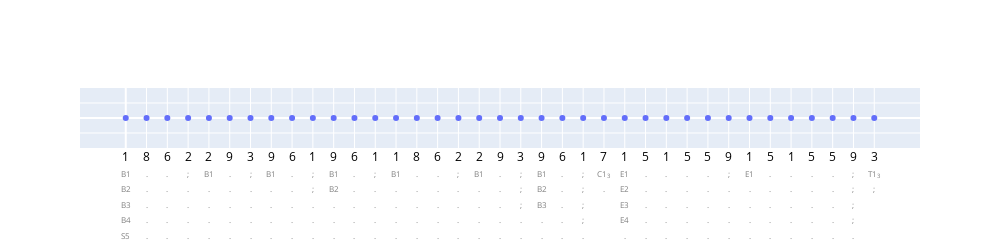
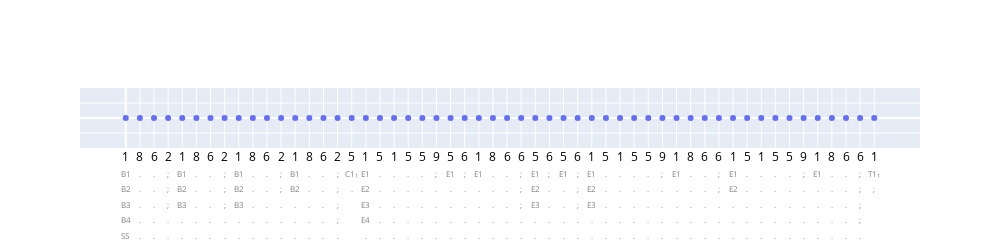
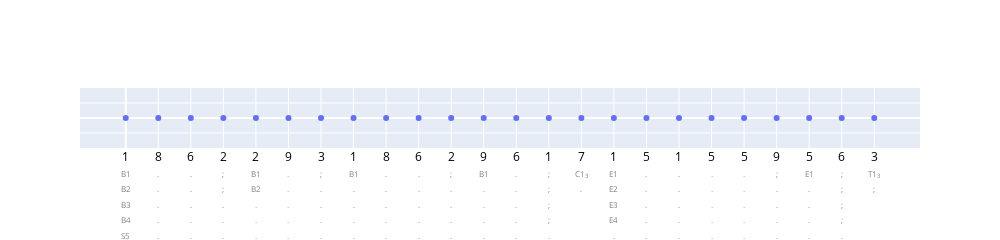
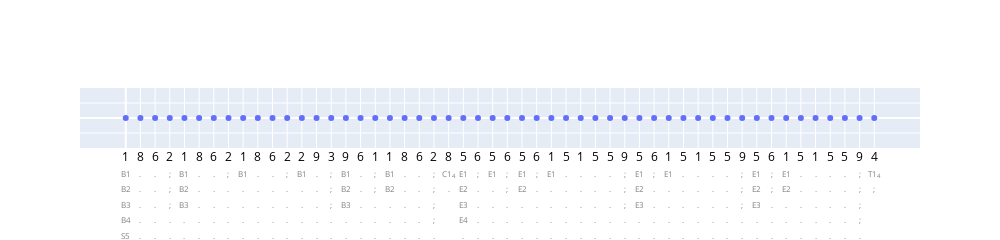

The code cell stored with these charts, in order, in its notebook:
### Code cell
os.system("mkdir -p ../read_output/figures/sentence_annotated")
for i in range(min(10, len(sequences))):
    print(sequences[i])
    if show_image:
        if i <= 5:
            fig = plot_nonterminal_map(list(sequences[i]), 
                                    sequence_to_non_terminal_applied_position_map[sequences[i]], 
                                    # is_hierarchy=grammar_name in grammar_details_dict
                                    # is_hierarchy=False
                                    is_hierarchy=True
                                    )
            fig.show()
            store_filename = f"../read_output/figures/sentence_annotated/{grammar_name}_annotated_sentence_{i}.pdf"
            fig.write_image(store_filename)
            time.sleep(2)
            fig.write_image(store_filename)

meta_data = {
    "non_terminal_applied_position_map": sequence_to_non_terminal_applied_position_map,
    "sequence_freq": sequence_freq,
    "sequence_prob_dict": sequence_prob_dict
}
sequences = sorted(sequences, key=lambda x: len(x[0]))

### Figure 1 — Plotly figure (JSON) as saved in the notebook; plotly's stock layout.template omitted (floating-point values rounded to 4 significant figures)
{"data": [{"mode": "markers", "type": "scatter", "x": [0, 1, 2, 3, 4, 5, 6, 7, 8, 9, 10, 11, 12, 13, 14, 15, 16, 17, 18, 19, 20, 21, 22, 23, 24, 25, 26, 27, 28, 29, 30, 31, 32, 33, 34, 35, 36], "y": [0, 0, 0, 0, 0, 0, 0, 0, 0, 0, 0, 0, 0, 0, 0, 0, 0, 0, 0, 0, 0, 0, 0, 0, 0, 0, 0, 0, 0, 0, 0, 0, 0, 0, 0, 0, 0]}], "layout": {"height": 200, "title": {"font": {"size": 16}}, "width": 1000, "xaxis": {"tickangle": 0, "ticktext": ["<span style='color:#000000'>1</span><span style='color:#808080; font-size:0.7em'><br>B1<br>B2<br>B3<br>B4<br>S5</span>", "<span style='color:#000000'>8</span><span style='color:#808080; font-size:0.7em'><br>.<br>.<br>.<br>.<br>.</span>", "<span style='color:#000000'>6</span><span style='color:#808080; font-size:0.7em'><br>.<br>.<br>.<br>.<br>.</span>", "<span style='color:#000000'>2</span><span style='color:#808080; font-size:0.7em'><br>;<br>.<br>.<br>.<br>.</span>", "<span style='color:#000000'>2</span><span style='color:#808080; font-size:0.7em'><br>B1<br>.<br>.<br>.<br>.</span>", "<span style='color:#000000'>9</span><span style='color:#808080; font-size:0.7em'><br>.<br>.<br>.<br>.<br>.</span>", "<span style='color:#000000'>3</span><span style='color:#808080; font-size:0.7em'><br>;<br>.<br>.<br>.<br>.</span>", "<span style='color:#000000'>9</span><span style='color:#808080; font-size:0.7em'><br>B1<br>.<br>.<br>.<br>.</span>", "<span style='color:#000000'>6</span><span style='color:#808080; font-size:0.7em'><br>.<br>.<br>.<br>.<br>.</span>", "<span style='color:#000000'>1</span><span style='color:#808080; font-size:0.7em'><br>;<br>;<br>.<br>.<br>.</span>", "<span style='color:#000000'>9</span><span style='color:#808080; font-size:0.7em'><br>B1<br>B2<br>.<br>.<br>.</span>", "<span style='color:#000000'>6</span><span style='color:#808080; font-size:0.7em'><br>.<br>.<br>.<br>.<br>.</span>", "<span style='color:#000000'>1</span><span style='color:#808080; font-size:0.7em'><br>;<br>.<br>.<br>.<br>.</span>", "<span style='color:#000000'>1</span><span style='color:#808080; font-size:0.7em'><br>B1<br>.<br>.<br>.<br>.</span>", "<span style='color:#000000'>8</span><span style='color:#808080; font-size:0.7em'><br>.<br>.<br>.<br>.<br>.</span>", "<span style='color:#000000'>6</span><span style='color:#808080; font-size:0.7em'><br>.<br>.<br>.<br>.<br>.</span>", "<span style='color:#000000'>2</span><span style='color:#808080; font-size:0.7em'><br>;<br>.<br>.<br>.<br>.</span>", "<span style='color:#000000'>2</span><span style='color:#808080; font-size:0.7em'><br>B1<br>.<br>.<br>.<br>.</span>", "<span style='color:#000000'>9</span><span style='color:#808080; font-size:0.7em'><br>.<br>.<br>.<br>.<br>.</span>", "<span style='color:#000000'>3</span><span style='color:#808080; font-size:0.7em'><br>;<br>;<br>;<br>.<br>.</span>", "<span style='color:#000000'>9</span><span style='color:#808080; font-size:0.7em'><br>B1<br>B2<br>B3<br>.<br>.</span>", "<span style='color:#000000'>6</span><span style='color:#808080; font-size:0.7em'><br>.<br>.<br>.<br>.<br>.</span>", "<span style='color:#000000'>1</span><span style='color:#808080; font-size:0.7em'><br>;<br>;<br>;<br>;<br>.</span>", "<span style='color:#000000'>7</span><span style='color:#808080; font-size:0.7em'><br>C1<sub>3</sub><br>.</span>", "<span style='color:#000000'>1</span><span style='color:#808080; font-size:0.7em'><br>E1<br>E2<br>E3<br>E4<br>.</span>", "<span style='color:#000000'>5</span><span style='color:#808080; font-size:0.7em'><br>.<br>.<br>.<br>.<br>.</span>", "<span style='color:#000000'>1</span><span style='color:#808080; font-size:0.7em'><br>.<br>.<br>.<br>.<br>.</span>", "<span style='color:#000000'>5</span><span style='color:#808080; font-size:0.7em'><br>.<br>.<br>.<br>.<br>.</span>", "<span style='color:#000000'>5</span><span style='color:#808080; font-size:0.7em'><br>.<br>.<br>.<br>.<br>.</span>", "<span style='color:#000000'>9</span><span style='color:#808080; font-size:0.7em'><br>;<br>.<br>.<br>.<br>.</span>", "<span style='color:#000000'>1</span><span style='color:#808080; font-size:0.7em'><br>E1<br>.<br>.<br>.<br>.</span>", "<span style='color:#000000'>5</span><span style='color:#808080; font-size:0.7em'><br>.<br>.<br>.<br>.<br>.</span>", "<span style='color:#000000'>1</span><span style='color:#808080; font-size:0.7em'><br>.<br>.<br>.<br>.<br>.</span>", "<span style='color:#000000'>5</span><span style='color:#808080; font-size:0.7em'><br>.<br>.<br>.<br>.<br>.</span>", "<span style='color:#000000'>5</span><span style='color:#808080; font-size:0.7em'><br>.<br>.<br>.<br>.<br>.</span>", "<span style='color:#000000'>9</span><span style='color:#808080; font-size:0.7em'><br>;<br>;<br>;<br>;<br>.</span>", "<span style='color:#000000'>3</span><span style='color:#808080; font-size:0.7em'><br>T1<sub>3</sub><br>;</span>"], "tickvals": [0, 1, 2, 3, 4, 5, 6, 7, 8, 9, 10, 11, 12, 13, 14, 15, 16, 17, 18, 19, 20, 21, 22, 23, 24, 25, 26, 27, 28, 29, 30, 31, 32, 33, 34, 35, 36], "title": {}}, "yaxis": {"showticklabels": false, "title": {}}}}

### Figure 2 — Plotly figure (JSON) as saved in the notebook; plotly's stock layout.template omitted (floating-point values rounded to 4 significant figures)
{"data": [{"mode": "markers", "type": "scatter", "x": [0, 1, 2, 3, 4, 5, 6, 7, 8, 9, 10, 11, 12, 13, 14, 15, 16, 17, 18, 19, 20, 21, 22, 23, 24, 25, 26, 27, 28, 29, 30, 31, 32, 33, 34, 35, 36, 37, 38, 39, 40, 41, 42, 43, 44, 45, 46, 47, 48, 49, 50, 51, 52, 53], "y": [0, 0, 0, 0, 0, 0, 0, 0, 0, 0, 0, 0, 0, 0, 0, 0, 0, 0, 0, 0, 0, 0, 0, 0, 0, 0, 0, 0, 0, 0, 0, 0, 0, 0, 0, 0, 0, 0, 0, 0, 0, 0, 0, 0, 0, 0, 0, 0, 0, 0, 0, 0, 0, 0]}], "layout": {"height": 200, "title": {"font": {"size": 16}}, "width": 1000, "xaxis": {"tickangle": 0, "ticktext": ["<span style='color:#000000'>1</span><span style='color:#808080; font-size:0.7em'><br>B1<br>B2<br>B3<br>B4<br>S5</span>", "<span style='color:#000000'>8</span><span style='color:#808080; font-size:0.7em'><br>.<br>.<br>.<br>.<br>.</span>", "<span style='color:#000000'>6</span><span style='color:#808080; font-size:0.7em'><br>.<br>.<br>.<br>.<br>.</span>", "<span style='color:#000000'>2</span><span style='color:#808080; font-size:0.7em'><br>;<br>;<br>;<br>.<br>.</span>", "<span style='color:#000000'>1</span><span style='color:#808080; font-size:0.7em'><br>B1<br>B2<br>B3<br>.<br>.</span>", "<span style='color:#000000'>8</span><span style='color:#808080; font-size:0.7em'><br>.<br>.<br>.<br>.<br>.</span>", "<span style='color:#000000'>6</span><span style='color:#808080; font-size:0.7em'><br>.<br>.<br>.<br>.<br>.</span>", "<span style='color:#000000'>2</span><span style='color:#808080; font-size:0.7em'><br>;<br>;<br>;<br>.<br>.</span>", "<span style='color:#000000'>1</span><span style='color:#808080; font-size:0.7em'><br>B1<br>B2<br>B3<br>.<br>.</span>", "<span style='color:#000000'>8</span><span style='color:#808080; font-size:0.7em'><br>.<br>.<br>.<br>.<br>.</span>", "<span style='color:#000000'>6</span><span style='color:#808080; font-size:0.7em'><br>.<br>.<br>.<br>.<br>.</span>", "<span style='color:#000000'>2</span><span style='color:#808080; font-size:0.7em'><br>;<br>;<br>.<br>.<br>.</span>", "<span style='color:#000000'>1</span><span style='color:#808080; font-size:0.7em'><br>B1<br>B2<br>.<br>.<br>.</span>", "<span style='color:#000000'>8</span><span style='color:#808080; font-size:0.7em'><br>.<br>.<br>.<br>.<br>.</span>", "<span style='color:#000000'>6</span><span style='color:#808080; font-size:0.7em'><br>.<br>.<br>.<br>.<br>.</span>", "<span style='color:#000000'>2</span><span style='color:#808080; font-size:0.7em'><br>;<br>;<br>;<br>;<br>.</span>", "<span style='color:#000000'>5</span><span style='color:#808080; font-size:0.7em'><br>C1<sub>1</sub><br>.</span>", "<span style='color:#000000'>1</span><span style='color:#808080; font-size:0.7em'><br>E1<br>E2<br>E3<br>E4<br>.</span>", "<span style='color:#000000'>5</span><span style='color:#808080; font-size:0.7em'><br>.<br>.<br>.<br>.<br>.</span>", "<span style='color:#000000'>1</span><span style='color:#808080; font-size:0.7em'><br>.<br>.<br>.<br>.<br>.</span>", "<span style='color:#000000'>5</span><span style='color:#808080; font-size:0.7em'><br>.<br>.<br>.<br>.<br>.</span>", "<span style='color:#000000'>5</span><span style='color:#808080; font-size:0.7em'><br>.<br>.<br>.<br>.<br>.</span>", "<span style='color:#000000'>9</span><span style='color:#808080; font-size:0.7em'><br>;<br>.<br>.<br>.<br>.</span>", "<span style='color:#000000'>5</span><span style='color:#808080; font-size:0.7em'><br>E1<br>.<br>.<br>.<br>.</span>", "<span style='color:#000000'>6</span><span style='color:#808080; font-size:0.7em'><br>;<br>.<br>.<br>.<br>.</span>", "<span style='color:#000000'>1</span><span style='color:#808080; font-size:0.7em'><br>E1<br>.<br>.<br>.<br>.</span>", "<span style='color:#000000'>8</span><span style='color:#808080; font-size:0.7em'><br>.<br>.<br>.<br>.<br>.</span>", "<span style='color:#000000'>6</span><span style='color:#808080; font-size:0.7em'><br>.<br>.<br>.<br>.<br>.</span>", "<span style='color:#000000'>6</span><span style='color:#808080; font-size:0.7em'><br>;<br>;<br>;<br>.<br>.</span>", "<span style='color:#000000'>5</span><span style='color:#808080; font-size:0.7em'><br>E1<br>E2<br>E3<br>.<br>.</span>", "<span style='color:#000000'>6</span><span style='color:#808080; font-size:0.7em'><br>;<br>.<br>.<br>.<br>.</span>", "<span style='color:#000000'>5</span><span style='color:#808080; font-size:0.7em'><br>E1<br>.<br>.<br>.<br>.</span>", "<span style='color:#000000'>6</span><span style='color:#808080; font-size:0.7em'><br>;<br>;<br>;<br>.<br>.</span>", "<span style='color:#000000'>1</span><span style='color:#808080; font-size:0.7em'><br>E1<br>E2<br>E3<br>.<br>.</span>", "<span style='color:#000000'>5</span><span style='color:#808080; font-size:0.7em'><br>.<br>.<br>.<br>.<br>.</span>", "<span style='color:#000000'>1</span><span style='color:#808080; font-size:0.7em'><br>.<br>.<br>.<br>.<br>.</span>", "<span style='color:#000000'>5</span><span style='color:#808080; font-size:0.7em'><br>.<br>.<br>.<br>.<br>.</span>", "<span style='color:#000000'>5</span><span style='color:#808080; font-size:0.7em'><br>.<br>.<br>.<br>.<br>.</span>", "<span style='color:#000000'>9</span><span style='color:#808080; font-size:0.7em'><br>;<br>.<br>.<br>.<br>.</span>", "<span style='color:#000000'>1</span><span style='color:#808080; font-size:0.7em'><br>E1<br>.<br>.<br>.<br>.</span>", "<span style='color:#000000'>8</span><span style='color:#808080; font-size:0.7em'><br>.<br>.<br>.<br>.<br>.</span>", "<span style='color:#000000'>6</span><span style='color:#808080; font-size:0.7em'><br>.<br>.<br>.<br>.<br>.</span>", "<span style='color:#000000'>6</span><span style='color:#808080; font-size:0.7em'><br>;<br>;<br>.<br>.<br>.</span>", "<span style='color:#000000'>1</span><span style='color:#808080; font-size:0.7em'><br>E1<br>E2<br>.<br>.<br>.</span>", "<span style='color:#000000'>5</span><span style='color:#808080; font-size:0.7em'><br>.<br>.<br>.<br>.<br>.</span>", "<span style='color:#000000'>1</span><span style='color:#808080; font-size:0.7em'><br>.<br>.<br>.<br>.<br>.</span>", "<span style='color:#000000'>5</span><span style='color:#808080; font-size:0.7em'><br>.<br>.<br>.<br>.<br>.</span>", "<span style='color:#000000'>5</span><span style='color:#808080; font-size:0.7em'><br>.<br>.<br>.<br>.<br>.</span>", "<span style='color:#000000'>9</span><span style='color:#808080; font-size:0.7em'><br>;<br>.<br>.<br>.<br>.</span>", "<span style='color:#000000'>1</span><span style='color:#808080; font-size:0.7em'><br>E1<br>.<br>.<br>.<br>.</span>", "<span style='color:#000000'>8</span><span style='color:#808080; font-size:0.7em'><br>.<br>.<br>.<br>.<br>.</span>", "<span style='color:#000000'>6</span><span style='color:#808080; font-size:0.7em'><br>.<br>.<br>.<br>.<br>.</span>", "<span style='color:#000000'>6</span><span style='color:#808080; font-size:0.7em'><br>;<br>;<br>;<br>;<br>.</span>", "<span style='color:#000000'>1</span><span style='color:#808080; font-size:0.7em'><br>T1<sub>1</sub><br>;</span>"], "tickvals": [0, 1, 2, 3, 4, 5, 6, 7, 8, 9, 10, 11, 12, 13, 14, 15, 16, 17, 18, 19, 20, 21, 22, 23, 24, 25, 26, 27, 28, 29, 30, 31, 32, 33, 34, 35, 36, 37, 38, 39, 40, 41, 42, 43, 44, 45, 46, 47, 48, 49, 50, 51, 52, 53], "title": {}}, "yaxis": {"showticklabels": false, "title": {}}}}

### Figure 3 — Plotly figure (JSON) as saved in the notebook; plotly's stock layout.template omitted (floating-point values rounded to 4 significant figures)
{"data": [{"mode": "markers", "type": "scatter", "x": [0, 1, 2, 3, 4, 5, 6, 7, 8, 9, 10, 11, 12, 13, 14, 15, 16, 17, 18, 19, 20, 21, 22, 23], "y": [0, 0, 0, 0, 0, 0, 0, 0, 0, 0, 0, 0, 0, 0, 0, 0, 0, 0, 0, 0, 0, 0, 0, 0]}], "layout": {"height": 200, "title": {"font": {"size": 16}}, "width": 1000, "xaxis": {"tickangle": 0, "ticktext": ["<span style='color:#000000'>1</span><span style='color:#808080; font-size:0.7em'><br>B1<br>B2<br>B3<br>B4<br>S5</span>", "<span style='color:#000000'>8</span><span style='color:#808080; font-size:0.7em'><br>.<br>.<br>.<br>.<br>.</span>", "<span style='color:#000000'>6</span><span style='color:#808080; font-size:0.7em'><br>.<br>.<br>.<br>.<br>.</span>", "<span style='color:#000000'>2</span><span style='color:#808080; font-size:0.7em'><br>;<br>;<br>.<br>.<br>.</span>", "<span style='color:#000000'>2</span><span style='color:#808080; font-size:0.7em'><br>B1<br>B2<br>.<br>.<br>.</span>", "<span style='color:#000000'>9</span><span style='color:#808080; font-size:0.7em'><br>.<br>.<br>.<br>.<br>.</span>", "<span style='color:#000000'>3</span><span style='color:#808080; font-size:0.7em'><br>;<br>.<br>.<br>.<br>.</span>", "<span style='color:#000000'>1</span><span style='color:#808080; font-size:0.7em'><br>B1<br>.<br>.<br>.<br>.</span>", "<span style='color:#000000'>8</span><span style='color:#808080; font-size:0.7em'><br>.<br>.<br>.<br>.<br>.</span>", "<span style='color:#000000'>6</span><span style='color:#808080; font-size:0.7em'><br>.<br>.<br>.<br>.<br>.</span>", "<span style='color:#000000'>2</span><span style='color:#808080; font-size:0.7em'><br>;<br>.<br>.<br>.<br>.</span>", "<span style='color:#000000'>9</span><span style='color:#808080; font-size:0.7em'><br>B1<br>.<br>.<br>.<br>.</span>", "<span style='color:#000000'>6</span><span style='color:#808080; font-size:0.7em'><br>.<br>.<br>.<br>.<br>.</span>", "<span style='color:#000000'>1</span><span style='color:#808080; font-size:0.7em'><br>;<br>;<br>;<br>;<br>.</span>", "<span style='color:#000000'>7</span><span style='color:#808080; font-size:0.7em'><br>C1<sub>3</sub><br>.</span>", "<span style='color:#000000'>1</span><span style='color:#808080; font-size:0.7em'><br>E1<br>E2<br>E3<br>E4<br>.</span>", "<span style='color:#000000'>5</span><span style='color:#808080; font-size:0.7em'><br>.<br>.<br>.<br>.<br>.</span>", "<span style='color:#000000'>1</span><span style='color:#808080; font-size:0.7em'><br>.<br>.<br>.<br>.<br>.</span>", "<span style='color:#000000'>5</span><span style='color:#808080; font-size:0.7em'><br>.<br>.<br>.<br>.<br>.</span>", "<span style='color:#000000'>5</span><span style='color:#808080; font-size:0.7em'><br>.<br>.<br>.<br>.<br>.</span>", "<span style='color:#000000'>9</span><span style='color:#808080; font-size:0.7em'><br>;<br>.<br>.<br>.<br>.</span>", "<span style='color:#000000'>5</span><span style='color:#808080; font-size:0.7em'><br>E1<br>.<br>.<br>.<br>.</span>", "<span style='color:#000000'>6</span><span style='color:#808080; font-size:0.7em'><br>;<br>;<br>;<br>;<br>.</span>", "<span style='color:#000000'>3</span><span style='color:#808080; font-size:0.7em'><br>T1<sub>3</sub><br>;</span>"], "tickvals": [0, 1, 2, 3, 4, 5, 6, 7, 8, 9, 10, 11, 12, 13, 14, 15, 16, 17, 18, 19, 20, 21, 22, 23], "title": {}}, "yaxis": {"showticklabels": false, "title": {}}}}

### Figure 4 — Plotly figure (JSON) as saved in the notebook; plotly's stock layout.template omitted (floating-point values rounded to 4 significant figures)
{"data": [{"mode": "markers", "type": "scatter", "x": [0, 1, 2, 3, 4, 5, 6, 7, 8, 9, 10, 11, 12, 13, 14, 15, 16, 17, 18, 19, 20, 21, 22, 23, 24, 25, 26, 27, 28, 29, 30, 31, 32, 33, 34, 35, 36, 37, 38, 39, 40, 41, 42, 43, 44, 45, 46, 47, 48, 49, 50, 51], "y": [0, 0, 0, 0, 0, 0, 0, 0, 0, 0, 0, 0, 0, 0, 0, 0, 0, 0, 0, 0, 0, 0, 0, 0, 0, 0, 0, 0, 0, 0, 0, 0, 0, 0, 0, 0, 0, 0, 0, 0, 0, 0, 0, 0, 0, 0, 0, 0, 0, 0, 0, 0]}], "layout": {"height": 200, "title": {"font": {"size": 16}}, "width": 1000, "xaxis": {"tickangle": 0, "ticktext": ["<span style='color:#000000'>1</span><span style='color:#808080; font-size:0.7em'><br>B1<br>B2<br>B3<br>B4<br>S5</span>", "<span style='color:#000000'>8</span><span style='color:#808080; font-size:0.7em'><br>.<br>.<br>.<br>.<br>.</span>", "<span style='color:#000000'>6</span><span style='color:#808080; font-size:0.7em'><br>.<br>.<br>.<br>.<br>.</span>", "<span style='color:#000000'>2</span><span style='color:#808080; font-size:0.7em'><br>;<br>;<br>;<br>.<br>.</span>", "<span style='color:#000000'>1</span><span style='color:#808080; font-size:0.7em'><br>B1<br>B2<br>B3<br>.<br>.</span>", "<span style='color:#000000'>8</span><span style='color:#808080; font-size:0.7em'><br>.<br>.<br>.<br>.<br>.</span>", "<span style='color:#000000'>6</span><span style='color:#808080; font-size:0.7em'><br>.<br>.<br>.<br>.<br>.</span>", "<span style='color:#000000'>2</span><span style='color:#808080; font-size:0.7em'><br>;<br>.<br>.<br>.<br>.</span>", "<span style='color:#000000'>1</span><span style='color:#808080; font-size:0.7em'><br>B1<br>.<br>.<br>.<br>.</span>", "<span style='color:#000000'>8</span><span style='color:#808080; font-size:0.7em'><br>.<br>.<br>.<br>.<br>.</span>", "<span style='color:#000000'>6</span><span style='color:#808080; font-size:0.7em'><br>.<br>.<br>.<br>.<br>.</span>", "<span style='color:#000000'>2</span><span style='color:#808080; font-size:0.7em'><br>;<br>.<br>.<br>.<br>.</span>", "<span style='color:#000000'>2</span><span style='color:#808080; font-size:0.7em'><br>B1<br>.<br>.<br>.<br>.</span>", "<span style='color:#000000'>9</span><span style='color:#808080; font-size:0.7em'><br>.<br>.<br>.<br>.<br>.</span>", "<span style='color:#000000'>3</span><span style='color:#808080; font-size:0.7em'><br>;<br>;<br>;<br>.<br>.</span>", "<span style='color:#000000'>9</span><span style='color:#808080; font-size:0.7em'><br>B1<br>B2<br>B3<br>.<br>.</span>", "<span style='color:#000000'>6</span><span style='color:#808080; font-size:0.7em'><br>.<br>.<br>.<br>.<br>.</span>", "<span style='color:#000000'>1</span><span style='color:#808080; font-size:0.7em'><br>;<br>;<br>.<br>.<br>.</span>", "<span style='color:#000000'>1</span><span style='color:#808080; font-size:0.7em'><br>B1<br>B2<br>.<br>.<br>.</span>", "<span style='color:#000000'>8</span><span style='color:#808080; font-size:0.7em'><br>.<br>.<br>.<br>.<br>.</span>", "<span style='color:#000000'>6</span><span style='color:#808080; font-size:0.7em'><br>.<br>.<br>.<br>.<br>.</span>", "<span style='color:#000000'>2</span><span style='color:#808080; font-size:0.7em'><br>;<br>;<br>;<br>;<br>.</span>", "<span style='color:#000000'>8</span><span style='color:#808080; font-size:0.7em'><br>C1<sub>4</sub><br>.</span>", "<span style='color:#000000'>5</span><span style='color:#808080; font-size:0.7em'><br>E1<br>E2<br>E3<br>E4<br>.</span>", "<span style='color:#000000'>6</span><span style='color:#808080; font-size:0.7em'><br>;<br>.<br>.<br>.<br>.</span>", "<span style='color:#000000'>5</span><span style='color:#808080; font-size:0.7em'><br>E1<br>.<br>.<br>.<br>.</span>", "<span style='color:#000000'>6</span><span style='color:#808080; font-size:0.7em'><br>;<br>;<br>.<br>.<br>.</span>", "<span style='color:#000000'>5</span><span style='color:#808080; font-size:0.7em'><br>E1<br>E2<br>.<br>.<br>.</span>", "<span style='color:#000000'>6</span><span style='color:#808080; font-size:0.7em'><br>;<br>.<br>.<br>.<br>.</span>", "<span style='color:#000000'>1</span><span style='color:#808080; font-size:0.7em'><br>E1<br>.<br>.<br>.<br>.</span>", "<span style='color:#000000'>5</span><span style='color:#808080; font-size:0.7em'><br>.<br>.<br>.<br>.<br>.</span>", "<span style='color:#000000'>1</span><span style='color:#808080; font-size:0.7em'><br>.<br>.<br>.<br>.<br>.</span>", "<span style='color:#000000'>5</span><span style='color:#808080; font-size:0.7em'><br>.<br>.<br>.<br>.<br>.</span>", "<span style='color:#000000'>5</span><span style='color:#808080; font-size:0.7em'><br>.<br>.<br>.<br>.<br>.</span>", "<span style='color:#000000'>9</span><span style='color:#808080; font-size:0.7em'><br>;<br>;<br>;<br>.<br>.</span>", "<span style='color:#000000'>5</span><span style='color:#808080; font-size:0.7em'><br>E1<br>E2<br>E3<br>.<br>.</span>", "<span style='color:#000000'>6</span><span style='color:#808080; font-size:0.7em'><br>;<br>.<br>.<br>.<br>.</span>", "<span style='color:#000000'>1</span><span style='color:#808080; font-size:0.7em'><br>E1<br>.<br>.<br>.<br>.</span>", "<span style='color:#000000'>5</span><span style='color:#808080; font-size:0.7em'><br>.<br>.<br>.<br>.<br>.</span>", "<span style='color:#000000'>1</span><span style='color:#808080; font-size:0.7em'><br>.<br>.<br>.<br>.<br>.</span>", "<span style='color:#000000'>5</span><span style='color:#808080; font-size:0.7em'><br>.<br>.<br>.<br>.<br>.</span>", "<span style='color:#000000'>5</span><span style='color:#808080; font-size:0.7em'><br>.<br>.<br>.<br>.<br>.</span>", "<span style='color:#000000'>9</span><span style='color:#808080; font-size:0.7em'><br>;<br>;<br>;<br>.<br>.</span>", "<span style='color:#000000'>5</span><span style='color:#808080; font-size:0.7em'><br>E1<br>E2<br>E3<br>.<br>.</span>", "<span style='color:#000000'>6</span><span style='color:#808080; font-size:0.7em'><br>;<br>;<br>.<br>.<br>.</span>", "<span style='color:#000000'>1</span><span style='color:#808080; font-size:0.7em'><br>E1<br>E2<br>.<br>.<br>.</span>", "<span style='color:#000000'>5</span><span style='color:#808080; font-size:0.7em'><br>.<br>.<br>.<br>.<br>.</span>", "<span style='color:#000000'>1</span><span style='color:#808080; font-size:0.7em'><br>.<br>.<br>.<br>.<br>.</span>", "<span style='color:#000000'>5</span><span style='color:#808080; font-size:0.7em'><br>.<br>.<br>.<br>.<br>.</span>", "<span style='color:#000000'>5</span><span style='color:#808080; font-size:0.7em'><br>.<br>.<br>.<br>.<br>.</span>", "<span style='color:#000000'>9</span><span style='color:#808080; font-size:0.7em'><br>;<br>;<br>;<br>;<br>.</span>", "<span style='color:#000000'>4</span><span style='color:#808080; font-size:0.7em'><br>T1<sub>4</sub><br>;</span>"], "tickvals": [0, 1, 2, 3, 4, 5, 6, 7, 8, 9, 10, 11, 12, 13, 14, 15, 16, 17, 18, 19, 20, 21, 22, 23, 24, 25, 26, 27, 28, 29, 30, 31, 32, 33, 34, 35, 36, 37, 38, 39, 40, 41, 42, 43, 44, 45, 46, 47, 48, 49, 50, 51], "title": {}}, "yaxis": {"showticklabels": false, "title": {}}}}
